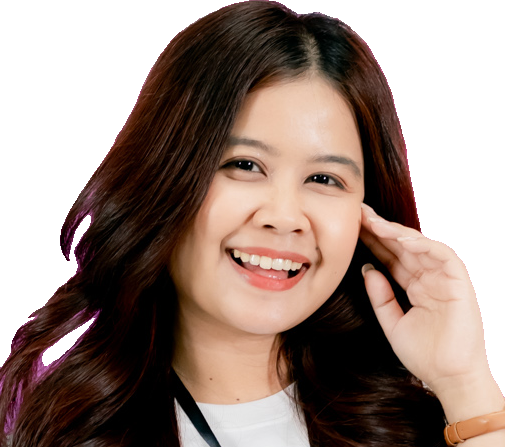
#> input picture office/assets/stickers/owner/raw-head-1.png, 505 x 447 px
$ python cutout.py ../assets/stickers/owner/raw-head-1.png --out out.png
#> lines starting #> are read from the running program, lines starting #| are printed output that depends on the picture
"""ไดคัตคน/ลบพื้นหลัง (rembg) → PNG พื้นโปร่งใส + ทำเป็นสติกเกอร์ขอบขาวได้
ใช้:
  python3 -I office/editor/cutout.py <รูป> --out cut.png                 # ไดคัตทั้งภาพ (คนทุกคน)
  python3 -I office/editor/cutout.py <รูป> --out head.png --box 0.33,0.30,0.30,0.45 --sticker
      --box x,y,w,h = ครอปก่อนไดคัต (สัดส่วน 0–1 ของภาพ) ใช้เลือกคนเดียว/เฉพาะหัว
      --main        = เก็บเฉพาะคนที่อยู่กลางกรอบ (ตัดมือ/ตัวเพื่อนที่ติดมาทิ้ง)
      --sticker     = ขอบขาวหนา + เงานุ่ม แบบสติกเกอร์สแครปบุ๊ก
  --model birefnet-portrait (ค่าเริ่มต้น สวยสุด ช้า ~1 นาที/ภาพ) | u2net_human_seg (เร็ว) | isnet-general-use (ของ/สินค้า)
- โมเดลโหลดจาก GitHub ครั้งแรกเก็บที่ ~/.rembg/models (birefnet ~970MB)
- ไดคัตเฉพาะเจ้าของช่อง/คนที่อนุญาตเท่านั้น · ห้ามไดคัตดารา/คนดัง/คนแปลกหน้ามาลงคลิป
"""
import argparse
from PIL import Image, ImageFilter
from rembg import remove, new_session

ap = argparse.ArgumentParser()
ap.add_argument('src'); ap.add_argument('--out', required=True)
ap.add_argument('--model', default='birefnet-portrait')
ap.add_argument('--box', help='x,y,w,h สัดส่วน 0-1')
ap.add_argument('--main', action='store_true', help='เก็บเฉพาะก้อนคนที่อยู่กลางกรอบ (ตัดมือ/ตัวคนข้าง ๆ ทิ้ง)')
ap.add_argument('--sticker', action='store_true'); ap.add_argument('--border', type=int, default=18)
a = ap.parse_args()
im = Image.open(a.src).convert('RGB')
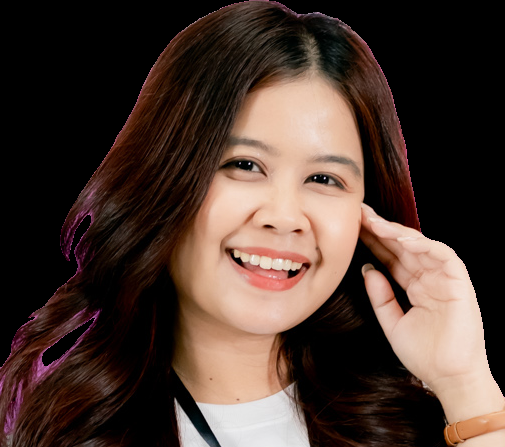
#> im: PIL image 505x447 RGB; mean R, G, B 75.7, 57.3, 49.3
if a.box:
    x, y, w, h = map(float, a.box.split(','))
    W, H = im.size; im = im.crop((int(x*W), int(y*H), int((x+w)*W), int((y+h)*H)))
#> (the run stopped early here; a loop or call above may not have finished)

$ run again, on office/assets/stickers/owner/raw-head-3.png
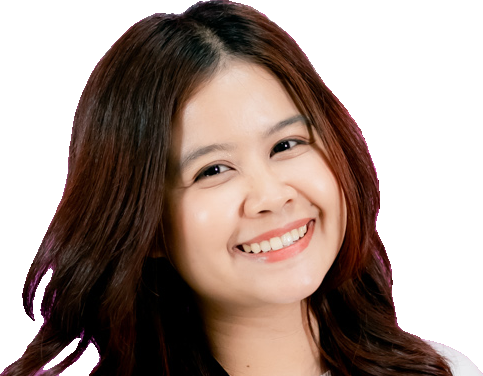
#> input picture office/assets/stickers/owner/raw-head-3.png, 483 x 376 px
#> `im = Image.open(a.src).convert('RGB')`:
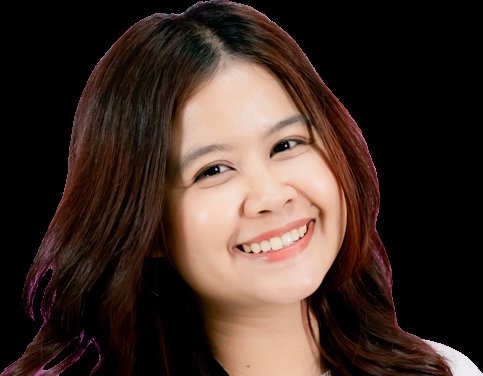
#> im: PIL image 483x376 RGB; mean R, G, B 64.5, 47.2, 39.6

$ run again, on office/assets/stickers/owner/head-2-smile.png
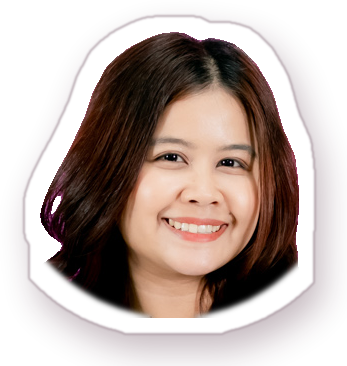
#> input picture office/assets/stickers/owner/head-2-smile.png, 347 x 366 px
#> `im = Image.open(a.src).convert('RGB')`:
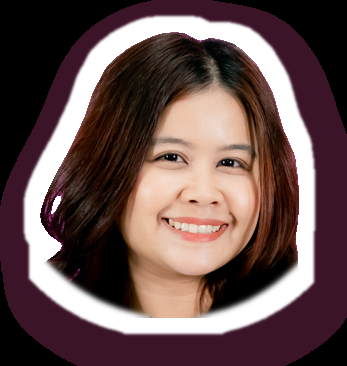
#> im: PIL image 347x366 RGB; mean R, G, B 103.5, 80.1, 79.4
